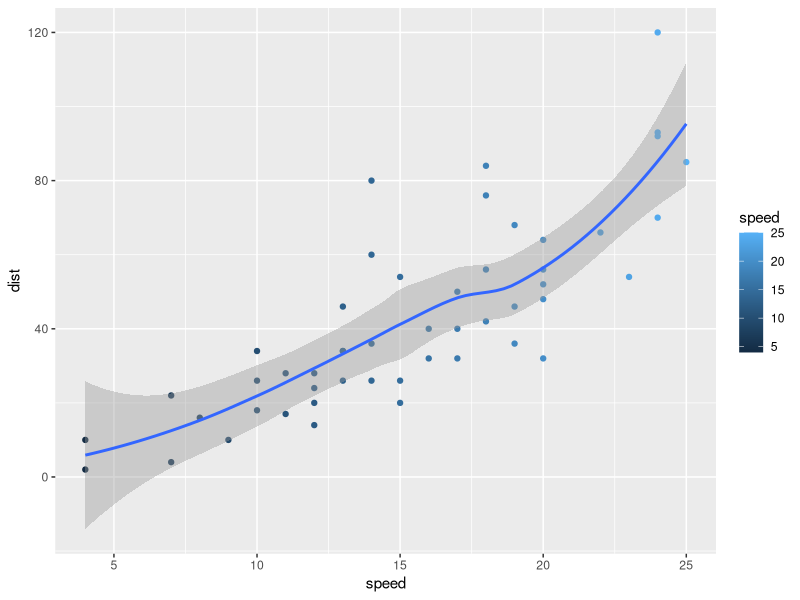

Generate this figure with R:
#' This is a R-script that demonstrates how to create plots and tables
#' Load the libraries first
library(knitr)
library(ggplot2)

#' Create a markdown table

kable(head(cars))

#' You can also set chunk options like this
#+ chunk-label, echo=FALSE

ggplot(cars, aes(x=speed, y=dist, color=speed)) +
  geom_point() + geom_smooth(method="loess")